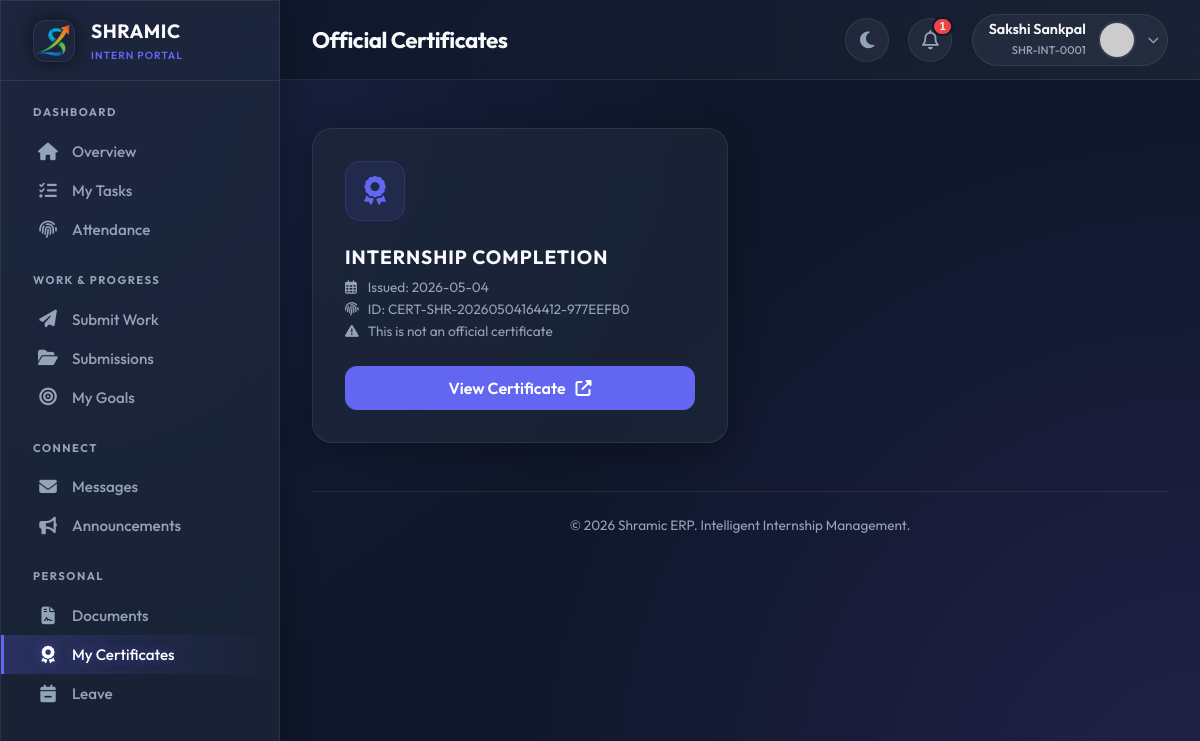
Screenshot of /intern/certificates (signed in) with the database file from the repository.
### tables this page shows
CREATE TABLE users (
            id INTEGER PRIMARY KEY AUTOINCREMENT,
            intern_id TEXT UNIQUE,
            usn TEXT UNIQUE NOT NULL,
            full_name TEXT NOT NULL,
            phone TEXT NOT NULL,
            email TEXT UNIQUE NOT NULL,
            password_hash TEXT NOT NULL,
            role TEXT NOT NULL,
            photo_url TEXT,
            status TEXT DEFAULT 'PENDING',
            is_admin BOOLEAN DEFAULT 0,
            department TEXT,
            join_date DATE,
            emergency_contact TEXT,
            address TEXT,
            last_login TIMESTAMP,
            login_count INTEGER DEFAULT 0,
            created_at TIMESTAMP DEFAULT CURRENT_TIMESTAMP,
            updated_at TIMESTAMP DEFAULT CURRENT_TIMESTAMP
        );

CREATE TABLE certificates (
            id INTEGER PRIMARY KEY AUTOINCREMENT,
            user_id INTEGER,
            certificate_type TEXT NOT NULL,
            issue_date DATE DEFAULT CURRENT_DATE,
            certificate_number TEXT UNIQUE,
            file_url TEXT,
            verification_code TEXT UNIQUE,
            performance_grade TEXT,
            skills_acquired TEXT,
            projects_completed INTEGER,
            created_at TIMESTAMP DEFAULT CURRENT_TIMESTAMP,
            FOREIGN KEY (user_id) REFERENCES users(id)
        );

### app.py (the view)
@app.route('/intern/certificates')
@login_required
@approved_required
def intern_certificates():
    conn = get_db_connection()
    cur = conn.cursor()
    cur.execute("""
        SELECT c.*, u.full_name, u.usn, u.department, u.role
        FROM certificates c
        JOIN users u ON c.user_id = u.id
        WHERE c.user_id = ?
        ORDER BY c.issue_date DESC
    """, (current_user.id,))
    certificates = cur.fetchall()
    conn.close()
    return render_template('intern/certificates.html', certificates=certificates)

### app.py (called while the page is built)
@app.before_request
def make_session_permanent():
    session.permanent = True
    app.permanent_session_lifetime = timedelta(days=365)
    if current_user.is_authenticated:
        try:
            conn = get_db_connection()
            cur = conn.cursor()
            current_timestamp = format_datetime(get_current_datetime())
            cur.execute("UPDATE users SET updated_at = ? WHERE id = ?",
                       (current_timestamp, current_user.id))
            conn.commit()
            conn.close()
        except:
            pass

def get_db_connection():
    conn = sqlite3.connect(DATABASE)
    conn.row_factory = sqlite3.Row
    return conn

def get_current_datetime():
    return datetime.now(TIMEZONE)

def format_datetime(dt, format_str='%Y-%m-%d %H:%M:%S'):
    if dt is None: return None
    if isinstance(dt, str): return dt
    return dt.strftime(format_str)

@login_manager.user_loader
def load_user(user_id):
    conn = get_db_connection()
    cur = conn.cursor()
    cur.execute("SELECT * FROM users WHERE id = ?", (user_id,))
    user_data = cur.fetchone()
    conn.close()
    return User(dict(user_data)) if user_data else None

def approved_required(f):
    @wraps(f)
    def decorated_function(*args, **kwargs):
        if not current_user.is_authenticated:
            return redirect(url_for('login'))
        if current_user.status != 'APPROVED' and not current_user.is_admin:
            return render_template('auth/pending.html')
        return f(*args, **kwargs)
    return decorated_function

@app.context_processor
def inject_globals():
    unread_count = 0
    if current_user.is_authenticated:
        try:
            conn = get_db_connection()
            cur = conn.cursor()
            cur.execute("""
                SELECT COUNT(*) as count
                FROM notifications
                WHERE user_id = ? AND is_read = 0
            """, (current_user.id,))
            unread_count = cur.fetchone()['count']
            conn.close()
        except:
            pass
    return {
        'now': get_current_datetime(),
        'app_name': 'Shramic ERP',
        'unread_notifications': unread_count
    }

### templates/intern/certificates.html (shortened to what this page needs)
{% extends "intern/base.html" %} {% block title %}My Certificates{% endblock %}
{% block page_title %}Official Certificates{% endblock %}  {% block content %}
<div class="container">
  {% if certificates %}
  <div class="cert-grid">
    {% for cert in certificates %}
    <div class="glass-panel cert-card">
      <div class="cert-icon-circle">
        <i class="fas fa-award"></i>
      </div>
      <h3 class="cert-type">{{ cert.certificate_type }}</h3>
      <div class="cert-meta">
        <div>
          <i class="far fa-calendar-alt" style="width: 20px"></i> Issued: {{
          cert.issue_date }}
        </div>
        <div>
          <i class="fas fa-fingerprint" style="width: 20px"></i> ID: {{
          cert.certificate_number }}
        </div>
        <div>
          <i class="fas fa-triangle-exclamation" style="width: 20px"></i>
          This is not an official certificate
        </div>
      </div>
      <a
        href="{{ url_for('intern_view_certificate', cert_id=cert.id) }}"
        class="btn-view-cert"
      >
        <span>View Certificate</span>
        <i class="fas fa-external-link-alt"></i>
      </a>
    </div>
    {% endfor %}
  </div>
  {% endif %}
</div>
{% endblock %}

### templates/intern/base.html (shortened to what this page needs)
<!doctype html>
<html lang="en">
  <head>
    <link
      rel="stylesheet"
      href="https://cdnjs.cloudflare.com/ajax/libs/font-awesome/6.4.0/css/all.min.css"
    />
  </head>
  <body data-theme="dark" x-data="{ sidebarOpen: false }">
    <div class="app-container">
      <aside class="sidebar glass-panel" :class="{ 'open': sidebarOpen }">
        <div class="sidebar-header">
          <div class="logo-box">
            <img
              src="{{ url_for('static', filename='images/favicon.png') }}"
              alt="Shramic Logo"
            />
          </div>
          <div>
            <h1
              style="
                font-size: 1.2rem;
                font-weight: 700;
                letter-spacing: 0.5px;
                color: var(--text-main);
              "
            >
              SHRAMIC
            </h1>
            <span
              style="
                font-size: 0.65rem;
                color: var(--primary);
                font-weight: 600;
                letter-spacing: 1px;
                text-transform: uppercase;
              "
              >Intern Portal</span
            >
          </div>
        </div>
        <nav class="sidebar-nav custom-scrollbar">
          <div class="nav-category">Dashboard</div>
          <a
            href="{{ url_for('intern_dashboard') }}"
            class="nav-link {{ 'active' if request.endpoint == 'intern_dashboard' }}"
          >
            <i class="fas fa-home"></i> <span>Overview</span>
          </a>
          <a
            href="{{ url_for('intern_tasks') }}"
            class="nav-link {{ 'active' if request.endpoint == 'intern_tasks' }}"
          >
            <i class="fas fa-tasks"></i> <span>My Tasks</span>
          </a>
          <a
            href="{{ url_for('intern_attendance') }}"
            class="nav-link {{ 'active' if request.endpoint == 'intern_attendance' }}"
          >
            <i class="fas fa-fingerprint"></i> <span>Attendance</span>
          </a>
          <div class="nav-category">Work & Progress</div>
          <a
            href="{{ url_for('intern_submit') }}"
            class="nav-link {{ 'active' if request.endpoint == 'intern_submit' }}"
          >
            <i class="fas fa-paper-plane"></i> <span>Submit Work</span>
          </a>
          <a
            href="{{ url_for('intern_submissions') }}"
            class="nav-link {{ 'active' if request.endpoint == 'intern_submissions' }}"
          >
            <i class="fas fa-folder-open"></i> <span>Submissions</span>
          </a>
          <a
            href="{{ url_for('intern_goals') }}"
            class="nav-link {{ 'active' if request.endpoint == 'intern_goals' }}"
          >
            <i class="fas fa-bullseye"></i> <span>My Goals</span>
          </a>
          <div class="nav-category">Connect</div>
          <a
            href="{{ url_for('intern_messages') }}"
            class="nav-link {{ 'active' if request.endpoint == 'intern_messages' }}"
          >
            <i class="fas fa-envelope"></i> <span>Messages</span>
          </a>
          <a
            href="{{ url_for('intern_announcements') }}"
            class="nav-link {{ 'active' if request.endpoint == 'intern_announcements' }}"
          >
            <i class="fas fa-bullhorn"></i> <span>Announcements</span>
          </a>
          <div class="nav-category">Personal</div>
          <a
            href="{{ url_for('intern_documents') }}"
            class="nav-link {{ 'active' if request.endpoint == 'intern_documents' }}"
          >
            <i class="fas fa-file-contract"></i> <span>Documents</span>
          </a>
          <a
            href="{{ url_for('intern_certificates') }}"
            class="nav-link {{ 'active' if request.endpoint == 'intern_certificates' }}"
          >
            <i class="fas fa-award"></i> <span>My Certificates</span>
          </a>
          <a
            href="{{ url_for('intern_leave') }}"
            class="nav-link {{ 'active' if request.endpoint == 'intern_leave' }}"
          >
            <i class="fas fa-calendar-minus"></i> <span>Leave</span>
          </a>
        </nav>
      </aside>
      <main class="main-content">
        <header class="top-header">
          <div style="display: flex; align-items: center">
            <h2 class="page-title">{% block page_title %}{% endblock %}</h2>
          </div>
          <div class="header-actions">
            <button class="icon-btn" id="theme-btn" title="Toggle Theme">
              <i class="fas fa-moon"></i>
            </button>
            <div class="relative-container" x-data="{ open: false }">
              <button @click="open = !open" class="icon-btn">
                <i class="far fa-bell"></i>
                {% if unread_notifications > 0 %}
                <span class="badge">{{ unread_notifications }}</span>
                {% endif %}
              </button>
            </div>
            <div class="relative-container" x-data="{ userMenuOpen: false }">
              <div class="user-pill" @click="userMenuOpen = !userMenuOpen">
                <div class="user-info">
                  <span class="user-name">{{ current_user.full_name }}</span>
                  <span class="user-role">{{ current_user.intern_id }}</span>
                </div>
                {% if current_user.photo_url %}
                <img
                  src="{{ url_for('uploaded_file', filename='profiles/' + current_user.photo_url) }}"
                  class="avatar"
                />
                {% else %}
                <img
                  src="https://ui-avatars.com/api/?name={{ current_user.full_name }}&background=6366f1&color=fff"
                  class="avatar"
                />
                {% endif %}
                <i
                  class="fas fa-chevron-down"
                  style="font-size: 0.7rem; color: var(--text-muted)"
                ></i>
              </div>
            </div>
          </div>
        </header>
        <div class="content-body">
           {% block content %}{% endblock %}
          <footer
            style="
              margin-top: 3rem;
              border-top: 1px solid var(--glass-border);
              padding-top: 1.5rem;
              text-align: center;
              color: var(--text-muted);
              font-size: 0.85rem;
            "
          >
            &copy; {{ now.year }} Shramic ERP. Intelligent Internship
            Management.
          </footer>
        </div>
      </main>
    </div>
  </body>
</html>

### templates/intern/certificates.html (style rules this page uses)
.cert-grid { display: grid; grid-template-columns: repeat(auto-fill, minmax(320px, 1fr)); gap: 1.5rem; margin-top: 1rem; }
.cert-card { padding: 2rem; border-radius: 20px; transition: all 0.3s cubic-bezier(0.4, 0, 0.2, 1); position: relative; overflow: hidden; border: 1px solid var(--glass-border); }
.cert-icon-circle { width: 60px; height: 60px; border-radius: 15px; background: rgba(99, 102, 241, 0.1); color: var(--primary); display: flex; align-items: center; justify-content: center; font-size: 1.8rem; margin-bottom: 1.5rem; border: 1px solid rgba(99, 102, 241, 0.2); }
.cert-type { font-size: 1.2rem; font-weight: 700; color: var(--text-main); margin-bottom: 0.5rem; text-transform: uppercase; letter-spacing: 1px; }
.cert-meta { font-size: 0.85rem; color: var(--text-muted); line-height: 1.6; margin-bottom: 1.5rem; }
.btn-view-cert { width: 100%; padding: 12px; background: var(--primary); color: white; text-decoration: none; border-radius: 12px; font-weight: 600; display: flex; align-items: center; justify-content: center; gap: 10px; transition: 0.3s; }

### rows the page displays
users: full_name "Sakshi Sankpal", intern_id "SHR-INT-0001"
certificates: certificate_type "INTERNSHIP COMPLETION", issue_date "2026-05-04", certificate_number "CERT-SHR-20260504164412-977EEFB0"

### other values shown
{{ unread_notifications }} "1"
{{ now.year }} "2026"
